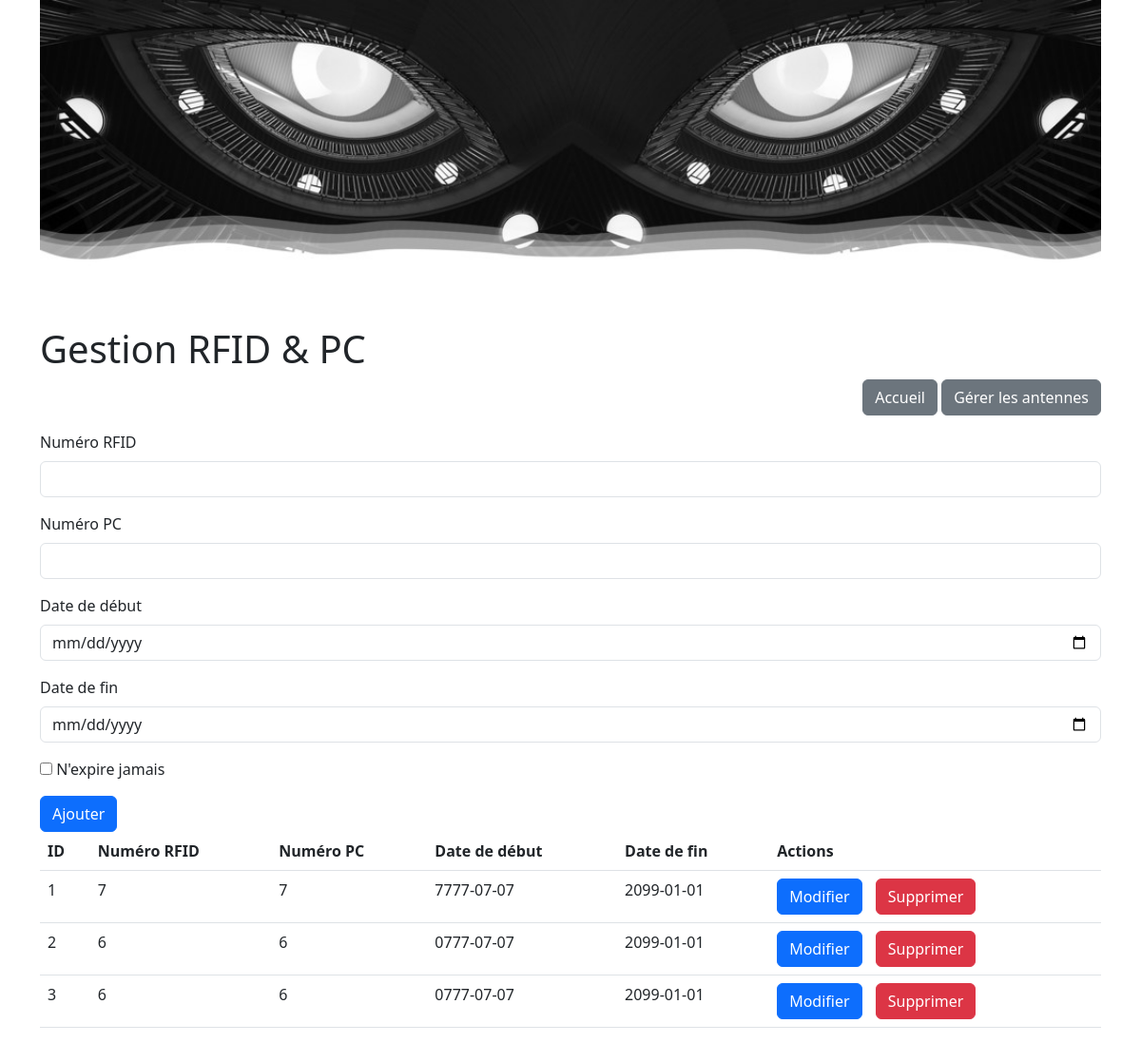
The app's page /code/manage_etiq_pc.php, older data.
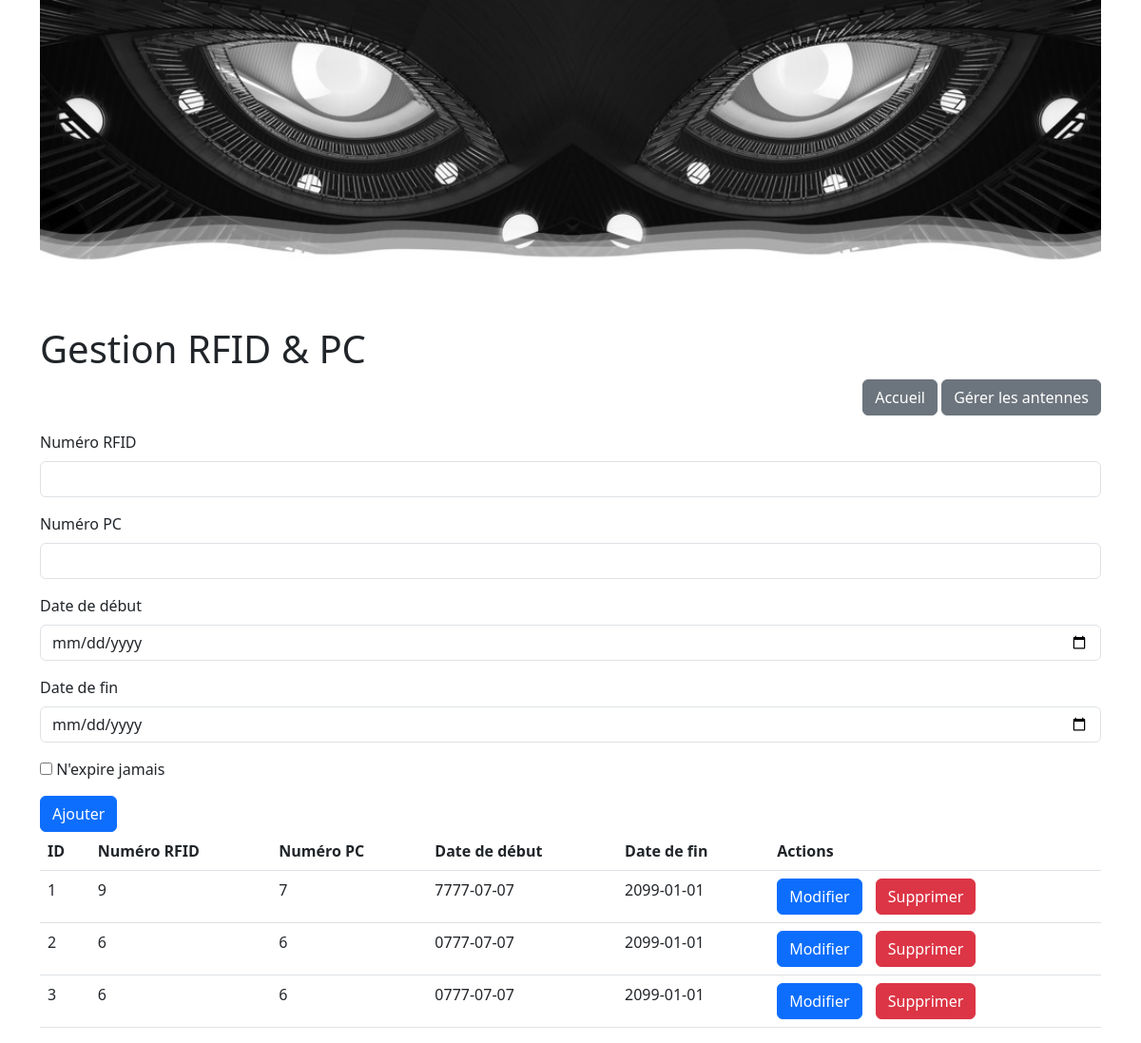
The same page, newer data.
### tables this page shows
CREATE TABLE ETIQ_PC (
    ID INTEGER PRIMARY KEY,
    NUM_ETIQ VARCHAR,
    NUM_PC VARCHAR,
    DATE_DEBUT DATE,
    DATE_FIN DATE
);

### code/manage_etiq_pc.php (the view, shortened to what this page needs)
<?php
include 'db.php';
$etiqs = $db->query("SELECT * FROM ETIQ_PC");
?>
<!DOCTYPE html>
<html lang="fr">
<head>
    <link rel="stylesheet" href="manage_etiq_pc.css">
    <link href="https://cdn.jsdelivr.net/npm/bootstrap@5.3.0/dist/css/bootstrap.min.css" rel="stylesheet">
</head>
<body>
<div class="container">
	<header>
		<img src="image2.jpg" alt="Track Eye System Banner" class="img-fluid">
		<h1>Gestion RFID & PC</h1>
		<div class="mb-3 text-end">
			<a href="index.php" class="btn btn-secondary">Accueil</a>
			<a href="manage_antenne.php" class="btn btn-secondary">Gérer les antennes</a>
		</div>
    </header>
    <form action="manage_etiq_pc.php" method="post" onsubmit="return confirm('Êtes-vous sûr?');">
        <div class="mb-3">
            <label for="num_etiq" class="form-label">Numéro RFID</label>
            <input type="text" id="num_etiq" name="num_etiq" required class="form-control">
        </div>
        <div class="mb-3">
            <label for="num_pc" class="form-label">Numéro PC</label>
            <input type="text" id="num_pc" name="num_pc" required class="form-control">
        </div>
        <div class="mb-3">
            <label for="date_debut" class="form-label">Date de début</label>
            <input type="date" id="date_debut" name="date_debut" required class="form-control">
        </div>
        <div class="mb-3">
    <label for="date_fin" class="form-label">Date de fin</label>
    <input type="date" id="date_fin" name="date_fin" required class="form-control">
</div>
<div class="mb-3">
    <input type="checkbox" id="neverExpires" name="neverExpires" value="neverExpires">
    <label for="neverExpires">N'expire jamais</label><br>
</div>
<button type="submit" class="btn btn-primary">Ajouter</button>
</form>
    <table class="table">
        <thead>
            <tr>
                <th>ID</th>
                <th>Numéro RFID</th>
                <th>Numéro PC</th>
                <th>Date de début</th>
                <th>Date de fin</th>
                <th>Actions</th>
            </tr>
        </thead>
        <tbody>
            <?php foreach ($etiqs as $etiq) { ?>
                <tr>
    <td><?php echo htmlspecialchars($etiq['ID']); ?></td>
    <td><?php echo htmlspecialchars($etiq['NUM_ETIQ']); ?></td>
    <td><?php echo htmlspecialchars($etiq['NUM_PC']); ?></td>
    <td><?php echo htmlspecialchars($etiq['DATE_DEBUT']); ?></td>
<td><?php echo $etiq['DATE_FIN'] ? htmlspecialchars($etiq['DATE_FIN']) : '2099-01-01'; ?></td>
<td>
<button onclick="toggleForm('editForm<?php echo $etiq['ID']; ?>')" class="btn btn-primary" style="margin-right: 10px;">Modifier</button>
        <form action="manage_etiq_pc.php" method="post" style="display: inline;">
            <button type="submit" class="btn btn-danger">Supprimer</button>
        </form>
    </td>
</tr>
            <?php } ?>
        </tbody>
    </table>
</div>
</body>
</html>

### code/manage_etiq_pc.css (style rules this page uses)
header img { width: 100%; height: auto; display: block; }

Row changes from the older to the newer data that the page shows:
changed etiq_pc id 1: NUM_ETIQ "7" → "9"
